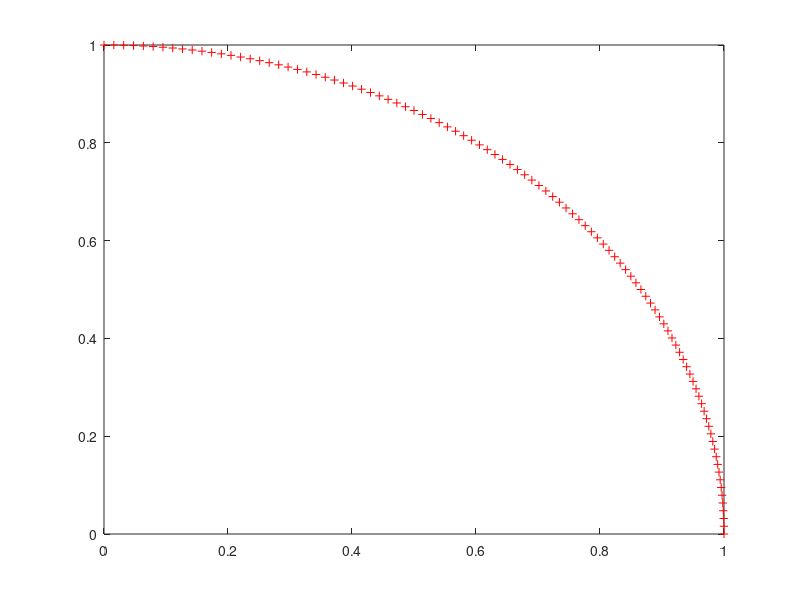

Write MATLAB code to recreate this figure. (Note: this script raises an error after producing the figure.)
%% One-Dimensional Self-organizing Map
% Neurons in a 2-D layer learn to represent different regions of the input space
% where input vectors occur.  In addition, neighboring neurons learn to respond
% to similar inputs, thus the layer learns the topology of the presented input
% space.
%
% Copyright 1992-2011 The MathWorks, Inc.

%%
% Here 100 data points are created on the unit circle.
%
% A competitive network will be used to classify these points into natural
% classes.

angles = 0:0.5*pi/99:0.5*pi;
X = [sin(angles); cos(angles)];
plot(X(1,:),X(2,:),'+r')

%%
% The map will be a 1-dimensional layer of 10 neurons.

net = selforgmap(10);

%%
% Specify the network is to be trained for 10 epochs and use TRAIN to train the
% network on the input data P:

net.trainParam.epochs = 10;
net = train(net,X);

%%
% Now plot the trained network's weight positions with PLOTSOMPOS.
% 
% The red dots are the neuron's weight vectors, and the blue lines connect each
% pair within a distance of 1.

plotsompos(net)

%%
% The map can now be used to classify inputs, like [1; 0]:
%
% Either neuron 1 or 10 should have an output of 1, as the above input vector
% was at one end of the presented input space.  The first pair of numbers
% indicate the neuron, and the single number indicates its output.

x = [1;0];
a = net(x)


displayEndOfDemoMessage(mfilename)
